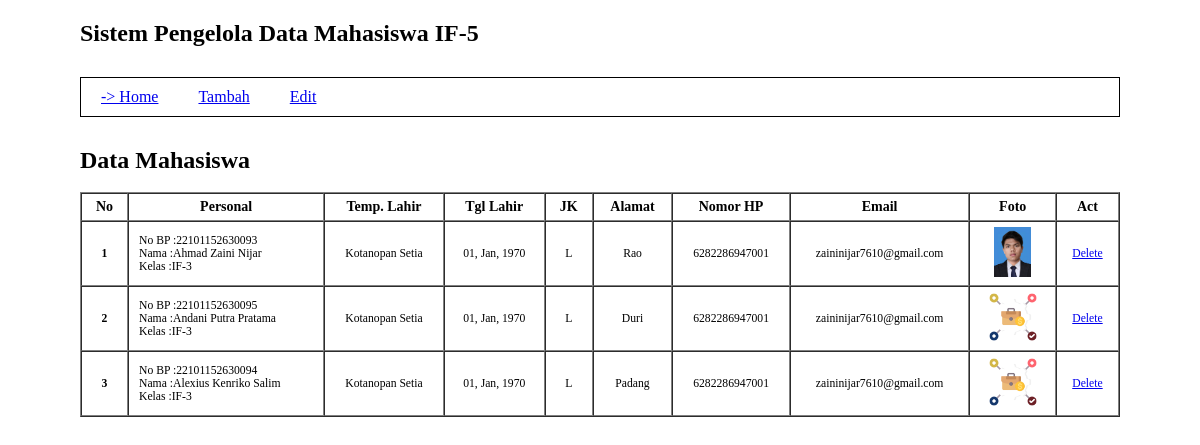
The page / on the database its author committed.
### tables this page shows
CREATE TABLE IF NOT EXISTS `mahasiswa` (
  `id` int(11) NOT NULL AUTO_INCREMENT,
  `nobp` varchar(17) NOT NULL,
  `nama` varchar(30) NOT NULL,
  `kelas` varchar(5) NOT NULL,
  `tmp_lahir` varchar(25) NOT NULL,
  `tgl_lahir` date NOT NULL DEFAULT '0000-00-00',
  `jenis_kelamin` char(1) NOT NULL,
  `alamat` text NOT NULL,
  `nomor_hp` varchar(15) NOT NULL,
  `email` varchar(30) NOT NULL,
  `foto` text NOT NULL,
  `created_at` datetime NOT NULL DEFAULT '0000-00-00 00:00:00',
  PRIMARY KEY (`id`)
);

### mahasiswa/index.php (the view, shortened to what this page needs)
<?php
include 'connection.php';
$sql = "SELECT * FROM mahasiswa ORDER BY created_at DESC";
$result = mysqli_query($conn, $sql);
?>
<!DOCTYPE html>
<html lang="en">
<head>
</head>
<body>
    <h2>Data Mahasiswa</h2>
    <br>
    <table border="1" cellspacing="0">
        <thead>
            <tr>
                <th>No</th>
                <th>Personal</th>
                <th>Temp. Lahir</th>
                <th>Tgl Lahir</th>
                <th>JK</th>
                <th>Alamat</th>
                <th>Nomor HP</th>
                <th>Email</th>
                <th>Foto</th>
                <th>Act</th>
            </tr>
        </thead>
        <tbody style="font-size:smaller; text-align: center;">
            <?php if ($result->num_rows > 0) : ?>
                <?php $no = 1; ?>
                <?php while ($row = $result->fetch_assoc()) : ?>
                    <tr>
                        <th><?php echo $no ?></th>
                        <td style="text-align: left;">
                            <div style="white-space: nowrap;">No BP :<?php echo $row['nobp'] ?></div>
                            <div style="white-space: nowrap;">Nama :<?php echo $row['nama'] ?></div>
                            <div style="white-space: nowrap;">Kelas :<?php echo 'IF-' . $row['kelas'] ?></div>
                        </td>
                        <td><?php echo $row['tmp_lahir'] ?></td>
                        <td><?php echo date('d, M, Y', $row['tgl_lahir']) ?></td>
                        <td><?php echo $row['jenis_kelamin'] ?></td>
                        <td><?php echo $row['alamat'] ?></td>
                        <td><?php echo $row['nomor_hp'] ?></td>
                        <td><?php echo $row['email'] ?></td>
                        <td><img height="50" src="images/<?php echo $row['foto'] ?>" alt=""></td>
                        <td><a href="?p=mhs_delete&id_mhs=<?php echo $row['id'] ?>">Delete</a></td>
                    </tr>
                    <?php $no++ ?>
                <?php endwhile; ?>
            <?php endif; ?>
        </tbody>
    </table>
</body>
</html>

### index.php (shortened to what this page needs)
<!DOCTYPE html>
<html lang="en">
<head>
    <link rel="stylesheet" href="css/global.css">
</head>
<body style="font-family: fira code">
    <div class="wrapper">
        <h2>Sistem Pengelola Data Mahasiswa IF-5</h2>
        <?php
        include 'connection.php';
        if ($_GET["p"] == "mhs_add") {
            echo '
                <ul class="nav-link">
                    <li><a href="index.php">Home</a></li>
                    <li><a href="?p=mhs_add">-> Tambah</a></li>
                    <li><a href="?p=mhs_edit">Edit</a></li>
                </ul>
            ';
            include "mahasiswa/mhs_add.php";
        } else if ($_GET["p"] == "mhs_delete") {
            include "mahasiswa/mhs_delete.php";
        } else {
            echo '
                <ul class="nav-link">
                    <li><a href="index.php">-> Home</a></li>
                    <li><a href="?p=mhs_add">Tambah</a></li>
                    <li><a href="?p=mhs_edit">Edit</a></li>
                </ul>
            ';
            include "mahasiswa/index.php";
        }
        ?>
    </div>
</body>
</html>

### css/global.css (style rules this page uses)
* { margin: 0; padding: 0; box-sizing: border-box; }
.wrapper { padding: 20px 80px; }
.nav-link { display: flex; gap: 40px; list-style: none; border: 1px solid; padding: 10px 20px; margin-top: 30px; margin-bottom: 30px; }
th { white-space: nowrap; padding: 5px 10px; }
td { padding: 5px 10px; }
table { width: 100%; font-size: 14px !important; }

### rows shown on the page
mahasiswa: nobp "22101152630093", nama "Ahmad Zaini Nijar", kelas "3", tmp_lahir "Kotanopan Setia", tgl_lahir "01, Jan, 1970", jenis_kelamin "L", alamat "Rao", nomor_hp "6282286947001", email "zaininijar7610@gmail.com", foto (picture)
mahasiswa: nobp "22101152630095", nama "Andani Putra Pratama", kelas "3", tmp_lahir "Kotanopan Setia", tgl_lahir "01, Jan, 1970", jenis_kelamin "L", alamat "Duri", nomor_hp "6282286947001", email "zaininijar7610@gmail.com", foto (picture)
mahasiswa: nobp "22101152630094", nama "Alexius Kenriko Salim", kelas "3", tmp_lahir "Kotanopan Setia", tgl_lahir "01, Jan, 1970", jenis_kelamin "L", alamat "Padang", nomor_hp "6282286947001", email "zaininijar7610@gmail.com", foto (picture)
